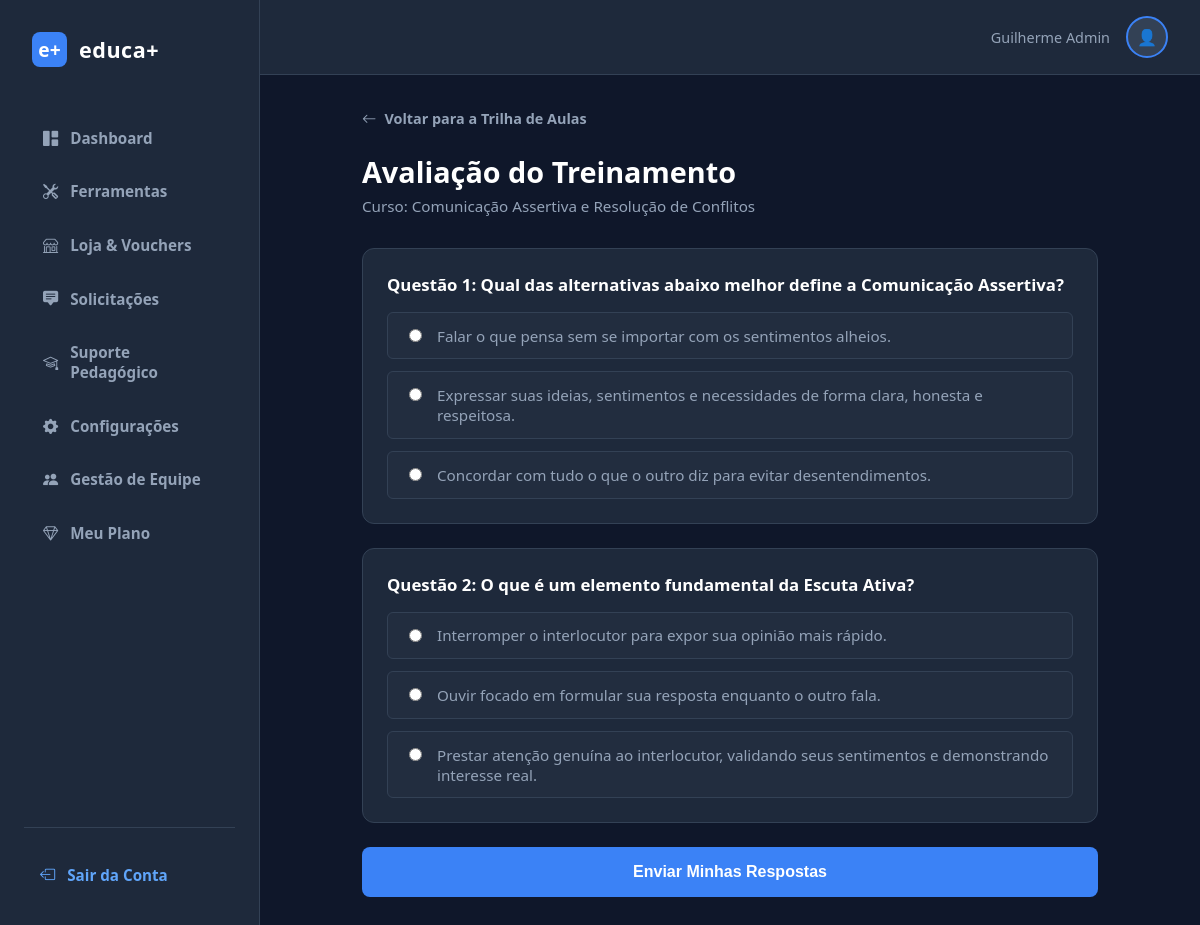
The page /quiz.php?curso_id=1 (signed in) on the database its author committed.
### tables this page shows
CREATE TABLE cursos (
  id INT AUTO_INCREMENT PRIMARY KEY,
  titulo VARCHAR(150) NOT NULL,
  descricao TEXT DEFAULT NULL,
  carga_horaria INT NOT NULL,
  categoria VARCHAR(50) DEFAULT 'Geral',
  criado_em TIMESTAMP NOT NULL DEFAULT CURRENT_TIMESTAMP,
  obrigatorio TINYINT(1) NOT NULL DEFAULT 0
);

CREATE TABLE quiz_perguntas (
  id INT AUTO_INCREMENT PRIMARY KEY,
  curso_id INT NOT NULL,
  pergunta TEXT NOT NULL,
  CONSTRAINT quiz_perguntas_curso_fk FOREIGN KEY (curso_id) REFERENCES cursos(id) ON DELETE CASCADE
);

CREATE TABLE quiz_alternativas (
  id INT AUTO_INCREMENT PRIMARY KEY,
  pergunta_id INT NOT NULL,
  texto_alternativa TEXT NOT NULL,
  e_correta TINYINT(1) DEFAULT 0,
  KEY pergunta_id (pergunta_id),
  CONSTRAINT quiz_alternativas_ibfk_1 FOREIGN KEY (pergunta_id) REFERENCES quiz_perguntas(id) ON DELETE CASCADE
);

### app/autoload.php (called while the page is built, shortened)
<?php
spl_autoload_register(function ($classe) {
    $prefixo = 'App\\';
    $diretorioBase = __DIR__ . '/';
    $classeRelativa = substr($classe, strlen($prefixo));
    $arquivo = $diretorioBase . str_replace('\\', '/', $classeRelativa) . '.php';
});

### app/Core/Database.php (called while the page is built, shortened)
<?php
class Database
{
    private static ?PDO $instancia = null;
    public static function getConexao(): PDO
    {
        if (self::$instancia === null) {
            $host = 'localhost';
            $db   = 'plataforma_treinamento';
            $user = 'root';
            $pass = '';
            $sgbd = 'mysql';
            try {
                self::$instancia = new PDO("$sgbd:host=$host;dbname=$db;charset=utf8mb4", $user, $pass);
                self::$instancia->setAttribute(PDO::ATTR_ERRMODE, PDO::ERRMODE_EXCEPTION);
                self::$instancia->setAttribute(PDO::ATTR_DEFAULT_FETCH_MODE, PDO::FETCH_ASSOC);
            } catch (PDOException $e) {
                error_log('[Database::getConexao] ' . $e->getMessage());
                die("Não foi possível conectar ao banco de dados. Verifique se o MySQL está rodando e tente novamente.");
            }
        }
        return self::$instancia;
    }
}

### app/Controllers/QuizController.php (called while the page is built, shortened)
<?php
class QuizController
{
    private Curso $cursoModel;
    private QuizAlternativa $alternativaModel;
    public function __construct()
    {
        $this->cursoModel = new Curso();
        $this->alternativaModel = new QuizAlternativa();
    }
    public function buscarCurso(int $cursoId): ?array
    {
        return $this->cursoModel->buscarPorId($cursoId);
    }
    public function montarQuiz(int $cursoId): array
    {
        return $this->alternativaModel->montarQuizDoCurso($cursoId);
    }
}

### app/Core/Model.php (called while the page is built, shortened)
<?php
abstract class Model
{
    protected static string $tabela = '';
    protected PDO $db;
    public function __construct()
    {
        $this->db = Database::getConexao();
    }
    public function buscarPorId(int $id): ?array
    {
        $stmt = $this->db->prepare("SELECT * FROM " . static::$tabela . " WHERE id = :id LIMIT 1");
        $stmt->execute(['id' => $id]);
        $resultado = $stmt->fetch();
        return $resultado ?: null;
    }
}

### app/Models/QuizAlternativa.php (called while the page is built, shortened)
<?php
class QuizAlternativa extends Model
{
    public function porPergunta(int $perguntaId): array
    {
        $stmt = $this->db->prepare("SELECT * FROM quiz_alternativas WHERE pergunta_id = :pergunta_id");
        $stmt->execute(['pergunta_id' => $perguntaId]);
        return $stmt->fetchAll();
    }
    public function montarQuizDoCurso(int $cursoId): array
    {
        $perguntaModel = new QuizPergunta();
        $perguntas = $perguntaModel->porCurso($cursoId);
        $quizCompleto = [];
        foreach ($perguntas as $pergunta) {
            $quizCompleto[] = [
                'pergunta' => $pergunta,
                'alternativas' => $this->porPergunta($pergunta['id']),
            ];
        }
        return $quizCompleto;
    }
}

### app/Models/QuizPergunta.php (called while the page is built, shortened)
<?php
class QuizPergunta extends Model
{
    public function porCurso(int $cursoId): array
    {
        $stmt = $this->db->prepare("SELECT * FROM quiz_perguntas WHERE curso_id = :curso_id");
        $stmt->execute(['curso_id' => $cursoId]);
        return $stmt->fetchAll();
    }
}

### quiz.php (the view, shortened to what this page needs)
<?php
require_once __DIR__ . '/app/autoload.php';
$curso_id = isset($_GET['curso_id']) ? (int)$_GET['curso_id'] : 0;
$sucesso = false;
$quizController = new QuizController();
try {
    $curso = $quizController->buscarCurso($curso_id);
    $quiz_completo = $quizController->montarQuiz($curso_id);
} catch (PDOException $e) {
    die("Erro no processamento do Quiz: " . $e->getMessage());
}
require_once 'includes/header.php';
?>
<div class="main-container">
    <?php require_once 'includes/sidebar.php'; ?>
    <main class="main-content" style="max-width: 800px; margin: 0 auto;">
        <div style="margin-bottom: 2rem;">
            <a href="aula.php?curso_id=<?php echo $curso_id; ?>" style="text-decoration: none; color: var(--text-gray); font-size: 0.9rem; font-weight: 600; display: inline-flex; align-items: center; gap: 0.5rem; margin-bottom: 1.5rem;" onmouseover="this.style.color='var(--text-white)'" onmouseout="this.style.color='var(--text-gray)'">
                <i class="bi bi-arrow-left"></i> Voltar para a Trilha de Aulas
            </a>
            <h1 style="color: var(--text-white); font-size: 1.8rem; font-weight: 700; margin: 0;">Avaliação do Treinamento</h1>
            <p style="color: var(--text-gray); font-size: 0.95rem; margin-top: 0.3rem;">Curso: <?php echo htmlspecialchars($curso['titulo']); ?></p>
        </div>
        <?php if (!$sucesso && count($quiz_completo) > 0): ?>
            <form action="quiz.php?curso_id=<?php echo $curso_id; ?>" method="POST" style="display: flex; flex-direction: column; gap: 1.5rem;">
                <?php foreach ($quiz_completo as $index => $item): ?>
                    <div style="background-color: var(--bg-card); border: 1px solid var(--border-color); border-radius: 12px; padding: 1.5rem;">
                        <p style="margin: 0 0 1rem 0; color: var(--text-white); font-weight: 700; font-size: 1.05rem;">
                            Questão <?php echo $index + 1; ?>: <?php echo htmlspecialchars($item['pergunta']['pergunta']); ?>
                        </p>
                        <div style="display: flex; flex-direction: column; gap: 0.75rem;">
                            <?php foreach ($item['alternativas'] as $alt): ?>
                                <label style="display: flex; align-items: flex-start; gap: 0.75rem; background-color: rgba(255, 255, 255, 0.02); padding: 0.8rem 1rem; border-radius: 6px; border: 1px solid var(--border-color); cursor: pointer; color: var(--text-gray); font-size: 0.95rem; transition: var(--transition);"
                                       onmouseover="this.style.borderColor='var(--primary)'; this.style.color='var(--text-white)';"
                                       onmouseout="if(!this.querySelector('input').checked) { this.style.borderColor='var(--border-color)'; this.style.color='var(--text-gray)'; }">
                                    <input type="radio" name="resposta[<?php echo $item['pergunta']['id']; ?>]" value="<?php echo $alt['id']; ?>" required style="margin-top: 0.2rem; accent-color: var(--primary);">
                                    <span><?php echo htmlspecialchars($alt['texto_alternativa']); ?></span>
                                </label>
                            <?php endforeach; ?>
                        </div>
                    </div>
                <?php endforeach; ?>
                <button type="submit" name="enviar_quiz" class="btn-personalizado" style="padding: 1rem; border-radius: 8px; font-weight: 700; font-size: 1rem; cursor: pointer; border: 0; width: 100%;">
                    Enviar Minhas Respostas
                </button>
            </form>
        <?php endif; ?>
    </main>
</div>
</body>
</html>

### css/style.css (style rules this page uses)
:root { --primary: #3b82f6; --btn-color: #3b82f6; --bg-dark: #0f172a; --bg-card: #1e293b; --text-gray: #94a3b8; --text-white: #ffffff; }
body { margin: 0; font-family: 'Segoe UI', Tahoma, Geneva, Verdana, sans-serif; background-color: var(--bg-dark); color: var(--text-white); }
.main-container { display: flex; flex: 1; width: 100%; align-items: stretch; }
.main-content { flex: 1; min-width: 0; padding: 2rem; box-sizing: border-box; }
.btn-personalizado { background-color: var(--btn-color, var(--primary)) !important; color: white; padding: 0.8rem 1.5rem; border: none; border-radius: 8px; cursor: pointer; }

### rows shown on the page
cursos: titulo "Comunicação Assertiva e Resolução de Conflitos"
quiz_perguntas: pergunta "Qual das alternativas abaixo melhor define a Comunicação Assertiva?"
quiz_alternativas: texto_alternativa "Falar o que pensa sem se importar com os sentimentos alheios."
quiz_alternativas: texto_alternativa "Expressar suas ideias, sentimentos e necessidades de forma clara, honesta e respeitosa."
quiz_alternativas: texto_alternativa "Concordar com tudo o que o outro diz para evitar desentendimentos."
quiz_perguntas: pergunta "O que é um elemento fundamental da Escuta Ativa?"
quiz_alternativas: texto_alternativa "Interromper o interlocutor para expor sua opinião mais rápido."
quiz_alternativas: texto_alternativa "Ouvir focado em formular sua resposta enquanto o outro fala."
quiz_alternativas: texto_alternativa "Prestar atenção genuína ao interlocutor, validando seus sentimentos e demonstrando interesse real."

### other values the page prints
$item['nome'] "Dashboard"
$item['nome'] "Ferramentas"
$item['nome'] "Loja & Vouchers"
$item['nome'] "Solicitações"
$item['nome'] "Suporte Pedagógico"
$item['nome'] "Configurações"
$item['nome'] "Gestão de Equipe"
$item['nome'] "Meu Plano"
$_SESSION['usuario_nome'] "Guilherme Admin"
